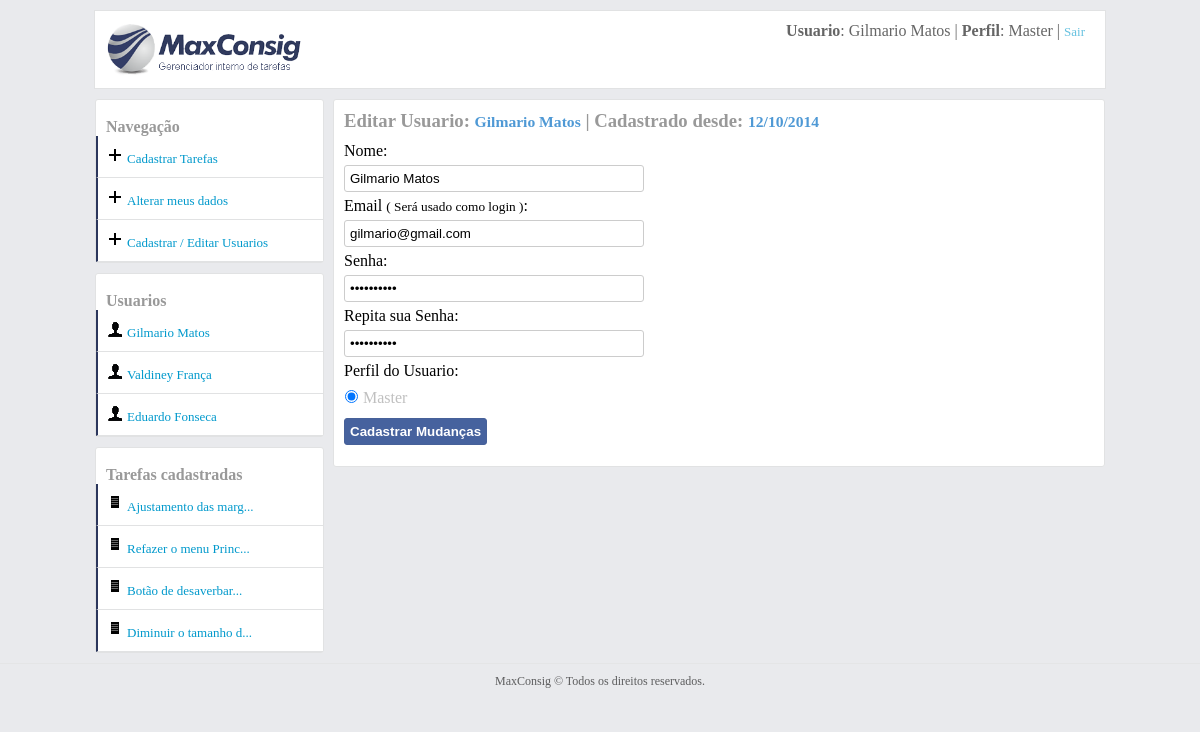
Page /alterar_meus_dados.php?alterarMeusDados (signed in) on the earlier database version.
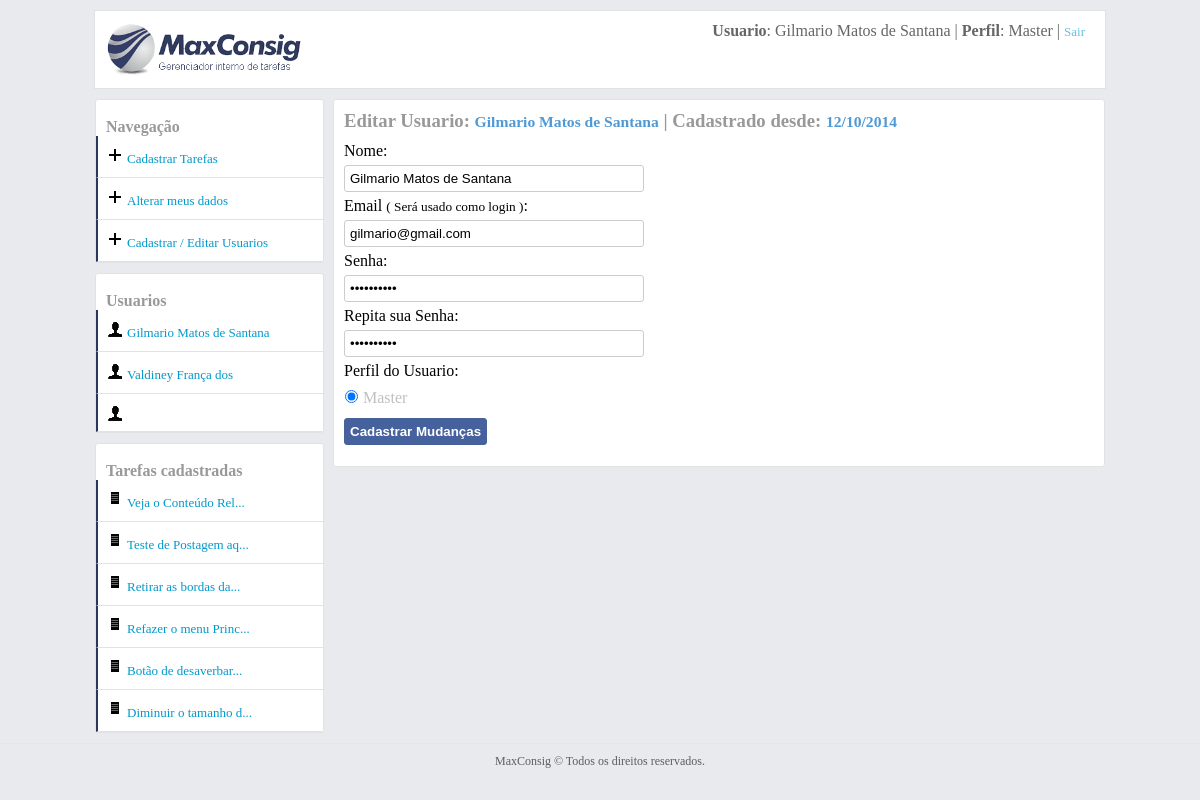
Same page on the later database version.
### tables this page shows
CREATE TABLE IF NOT EXISTS `usuarios` (
  `id` int(11) NOT NULL AUTO_INCREMENT,
  `nome` varchar(40) NOT NULL,
  `login` varchar(40) NOT NULL,
  `senha` varchar(10) NOT NULL,
  `dataCadastro` varchar(10) NOT NULL,
  `perfil` int(11) NOT NULL,
  PRIMARY KEY (`id`)
);

CREATE TABLE IF NOT EXISTS `tarefas` (
  `id` int(11) NOT NULL AUTO_INCREMENT,
  `titulo` varchar(50) NOT NULL,
  `texto` text NOT NULL,
  `vinculoUsuario` int(11) NOT NULL,
  `dataCadastro` varchar(10) NOT NULL,
  `situacao` int(11) DEFAULT NULL,
  `dataAcao` varchar(10) DEFAULT NULL,
  `criadorDaTarefa` int(11) NOT NULL,
  PRIMARY KEY (`id`),
  KEY `fk_criador_da_tarefa` (`criadorDaTarefa`),
  KEY `fk_quem_vai_fazer_a_tarefa` (`vinculoUsuario`)
);

### Container.class.php (called while the page is built, shortened)
<?php
class Container
{
	public static function getUsuario()
	{
		$usuario = new UsuarioModel(self::getConexao());
		return $usuario;
	}
	public static function getTarefas()
	{
		$tarefas = new TarefasModel(self::getConexao());
		return $tarefas;
	}
	public static function getConexao()
	{
		$conexao = new Conexao("localhost","tarefas","root","");
	    return $conexao;
	}
}

### db/Conexao.class.php (called while the page is built, shortened)
<?php
class Conexao implements ConexaoInterface
{
	private $host;
	private $db;
	private $user;
	private $password;
	public function __construct($host, $db, $user, $password)
	{
		$this->host = $host;
		$this->db = $db;
		$this->user = $user;
		$this->password = $password;
	}
	public function connect()
	{
		return new \PDO("mysql:host={$this->host};dbname={$this->db}",$this->user,$this->password);
	}
}

### models/UsuarioModel.class.php (called while the page is built, shortened)
<?php
class UsuarioModel
{
	private $tableName = "usuarios";
	private $db;
	public function __construct(ConexaoInterface $conexao)
	{
		$this->db = $conexao->connect();
	}
	public function listar()
	{
		$query = $this->db->prepare("select * from {$this->tableName}");
		$query->execute();
		return $query->fetchAll(PDO::FETCH_OBJ);
	}
	public function listarWhere($campo, $valor)
	{
		if ($campo == "id")
		{
			$valor = (int) $valor;
		}
		$query = $this->db->prepare("select * from {$this->tableName} where {$campo} = ?");
		$query->execute(array($valor));
		return $query->fetchAll(PDO::FETCH_OBJ);
	}
}

### models/TarefasModel.class.php (called while the page is built, shortened)
<?php
class TarefasModel
{
	private $tableName = "tarefas";
	private $db;
	public function __construct(ConexaoInterface $conexao)
	{
		$this->db = $conexao->connect();
	}
    public function listar()
    {
    	$query = $this->db->prepare("select * from {$this->tableName} order by id desc, dataCadastro desc");
    	$query->execute();
    	return $query->fetchAll(PDO::FETCH_OBJ);
    }
}

### utilidades/functions.php (called while the page is built)
<?php
function DelimitarPorTamnho($entrada,$tamanho,$acabamento)
{
	$saida = str_split($entrada,$tamanho);
    return $saida[0].$acabamento;
}

### alterar_meus_dados.php (the view, shortened to what the changed rows need)
<?php
$usuario = Container::getUsuario();
$tarefas = Container::getTarefas();
require_once("layout_parts/header.php");
require_once("layout_parts/banner.php");
require_once("utilidades/functions.php");
if (isset($_GET["alterarMeusDados"]))
{
    $id = (int) $_SESSION["idUsuario"];
    foreach($usuario->listarWhere("id",$id) as $listar)
    {
        $_id = $listar->id;
        $_nome = $listar->nome;
        $_login = $listar->login;
        $_senha = $listar->senha;
        $_dataCadastro = $listar->dataCadastro;
        $_perfil = $listar->perfil;
    }
    $master = "unchecked";
    $funcionario = "unchecked";
    if ($_perfil == "1")
    {
        $master = "checked";
    }
    elseif ($_perfil == "2")
    {
        $funcionario = "checked";
    }
}
?>
	<article class="main">
	<section class="right">
		<section class="areas">
<h3>Editar Usuario: <small class="small_aux"><?php echo $_nome; ?></small> | Cadastrado desde: <small class="small_aux"><?php echo $_dataCadastro; ?></small></h3>
<form method="post" action="usuario_controller.php?editar&id=<?php echo $_id;?>&alterarUsuarioCorrente" class="form-login form-normal">
    <label for="nome">Nome:</label> <br>
    <input type="text" name="nome" id="nome" placeholder="Digite o nome..." value="<?php echo $_nome; ?>"> <br>
    <label for="email">Email <small>( Será usado como login )</small>:</label> <br>
    <input type="text" name="login" id="email" placeholder="Digite o email do Usuario." value="<?php echo $_login; ?>"> <br>
    <label for="senha">Senha:</label> <br>
    <input type="password" name="senha" id="senha" placeholder="Escolha uma senha" value="<?php echo $_senha; ?>"> <br>
    <label for="repita_senha">Repita sua Senha:</label> <br>
    <input type="password" name="repitaSenha" id="repita_senha" placeholder="Escolha uma senha" value="<?php echo $_senha; ?>"> <br>
    <label for="perfil">Perfil do Usuario:</label> <br>
    <?php
    if ($_SESSION["perfil"] == "1")
    {
    ?>
    <input type="radio" name="perfil" value="1" id="perfil" class="perfil" <?php echo isset($master) ? $master:""; ?>> <label for="master">Master</label> <br>
    <?php
    }
    else
    {
    ?>
    <input type="radio" name="perfil" value="2" id="perfil" class="perfil" <?php echo isset($funcionario) ? $funcionario:""; ?>> <label for="funcionario">Funcionario</label> <br>
    <?php
    }
    ?>
    <button type="submit" class="button-postar" id="entrar">Cadastrar Mudanças</button>
</form>
        </section>
	</section>
	    <?php
	      require_once("layout_parts/area_left.php");
	    ?>
	</article>
</body>
</html>

### layout_parts/banner.php (shortened to what the changed rows need)
<?php
    if (isset($bannerIndexPage))
    {
	    $idPaginaIndex = $bannerIndexPage;
    }
    else
    {
	    $idPaginaIndex = "";
    }
?>
<header class="banner" <?php echo $idPaginaIndex; ?>>
	<img src="html_img/logo.png" id="logo">
<?php if (isset($_SESSION["login"])):
  $tipoPerfil = "";
  if ($_SESSION["perfil"] == "1")
  {
  	$tipoPerfil = "Master";
  }
  elseif ($_SESSION["perfil"] == "2")
  {
    $tipoPerfil = "Funcionario";
  }
  else
  {
    $tipoPerfil = "";
  }
?>
	<section id="sobre-usuario">
		<?php echo "<b>Usuario</b>: " . $_SESSION["nome"]; ?> |
		<?php echo "<b>Perfil</b>: "  . $tipoPerfil; ?> | <a href="?sair" title="Sair do Sistema">Sair</a>
	</section>
<?php endif; ?>
</header>

### layout_parts/area_left.php (shortened to what the changed rows need)
<div id="main-area-left">
<section class="left">
<br>
<ul id="menu-left" class="menu-usuarios">
	<?php foreach($usuario->listar() as $listar): ?>
	   <li><a href=""><?php echo $listar->nome; ?></a></li>
	<?php endforeach; ?>
</ul>
</section>
<section class="left">
<br>
<ul id="menu-left" class="cadastrar-usuario">
	<?php foreach($tarefas->listar() as $listar): ?>
	  <li><a class="link-arquivos" href="dashboard.php" title="<?php echo $listar->titulo; ?>"><?php echo DelimitarPorTamnho($listar->titulo, 20, "..."); ?></a></li>
    <?php endforeach; ?>
</ul>
</section>
</div>

Differences in the rows shown:
removed tarefas: titulo "Ajustamento das marg..."
changed usuarios "gilmario@gmail.com": nome "Gilmario Matos" → "Gilmario Matos de Santana"
changed usuarios: nome "Valdiney França" → "Valdiney França dos"
changed usuarios (number 3 of 3 on the later page): nome "Eduardo Fonseca" → (not shown)
added tarefas: titulo "Veja o Conteúdo Rel..."
added tarefas: titulo "Teste de Postagem aq..."
added tarefas: titulo "Retirar as bordas da..."
Other differences:
$_SESSION["nome"]: "Gilmario Matos" → "Gilmario Matos de Santana"
